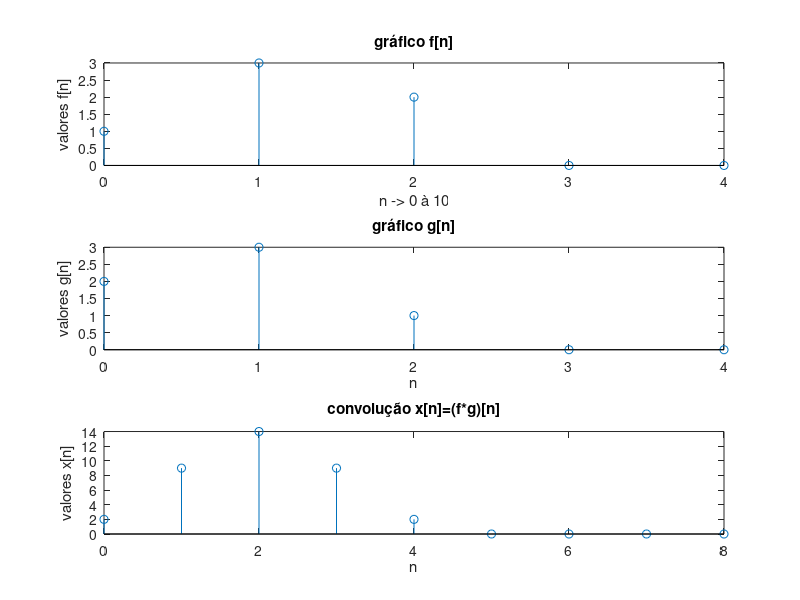

Reproduce this figure in MATLAB.

n_1 = 0:1:4
f_n = [1 3 2 0 0]
g_n = [2 3 1 0 0 ]

subplot(311)
stem(n_1,f_n)
xlabel (sprintf ("n -> 0 à 10"));
ylabel (sprintf ("valores f[n]"));
title (sprintf ("gráfico f[n]"));

subplot(312)
stem(n_1,g_n)
xlabel (sprintf ("n"));
ylabel (sprintf ("valores g[n]"));
title (sprintf ("gráfico g[n]"));

x_n = conv(f_n,g_n)
n_2 = 0:1:8

subplot(313)
stem(n_2,x_n)
xlabel (sprintf ("n"));
ylabel (sprintf ("valores x[n]"));
title (sprintf ("convolução x[n]=(f*g)[n]"));